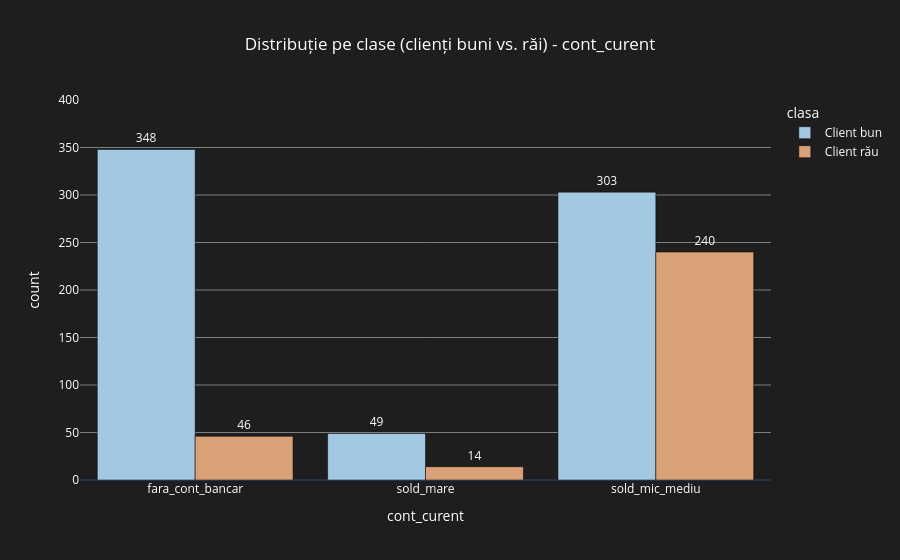
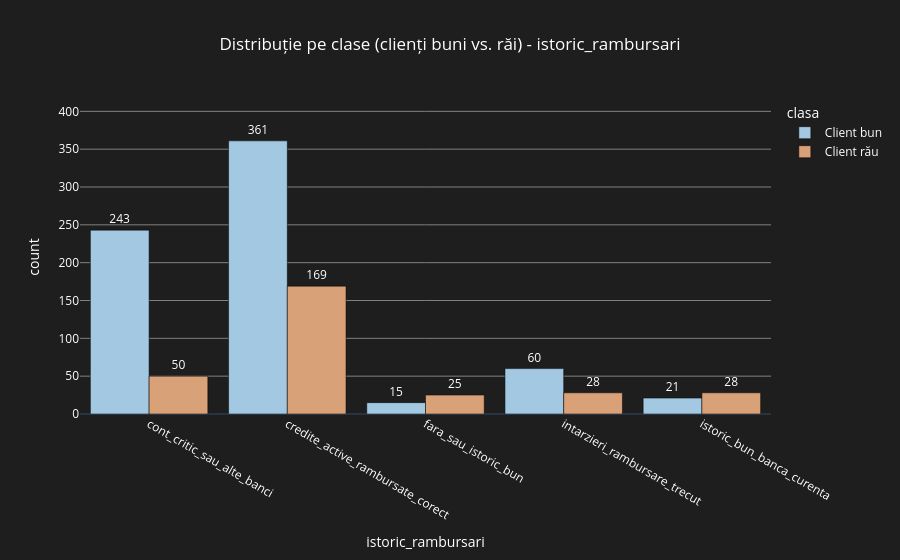
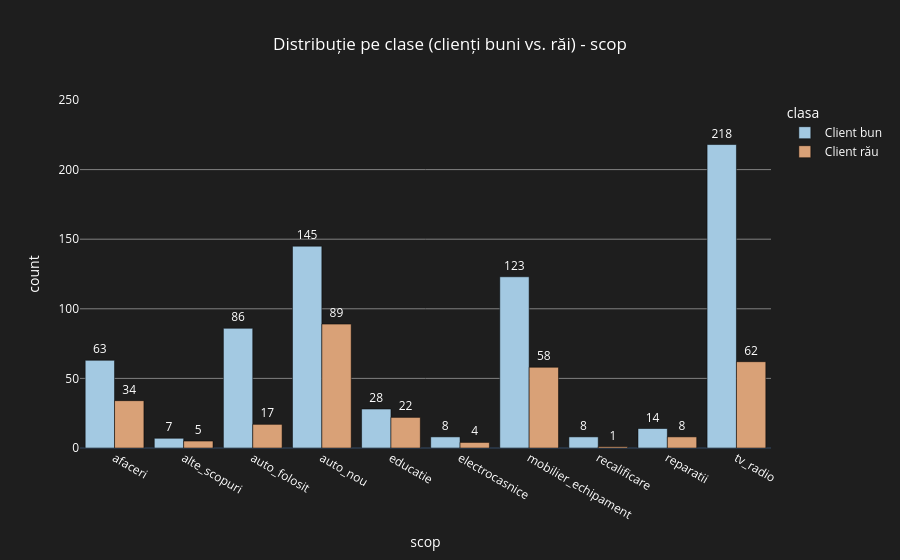
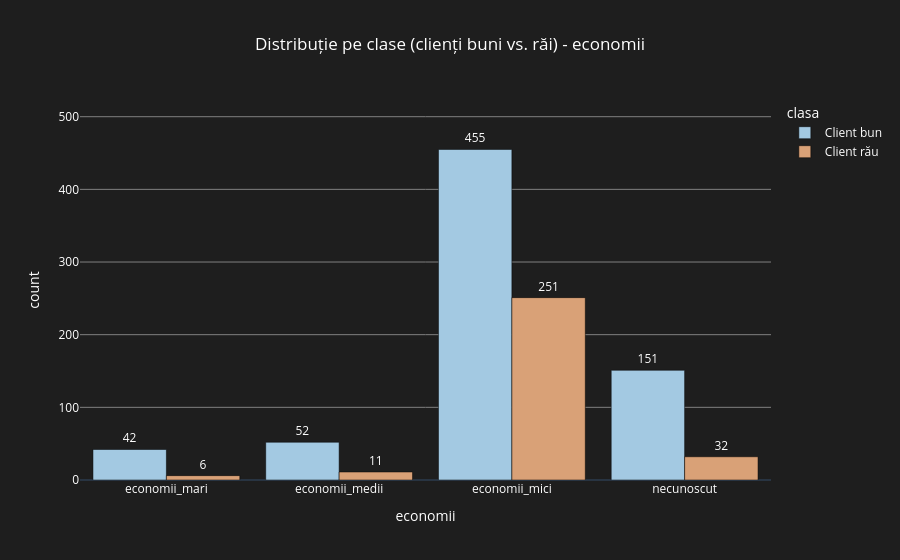

These figures' notebook cell, in order:
### Code cell
import plotly.express as px

for col in categ_cols:
    cross = df_nou.groupby([col, 'clasa']).size().reset_index(name='count')
    cross['clasa'] = cross['clasa'].map({0: 'Client bun', 1: 'Client rău'})

    # Calculăm maximul pentru axa Y
    y_max = cross['count'].max()
    y_buffer = int(y_max * 1.15)  # +15% spațiu vizual

    fig = px.bar(
        cross,
        x=col,
        y='count',
        color='clasa',
        barmode='group',
        text='count',
        color_discrete_map={
            'Client bun': '#a3c9e2',
            'Client rău': '#d9a177'
        },
        title=f'Distribuție pe clase (clienți buni vs. răi) - {col}'
    )

    fig.update_layout(
        plot_bgcolor='#1e1e1e',
        paper_bgcolor='#1e1e1e',
        font=dict(color='white'),
        legend=dict(bgcolor='#1e1e1e'),
        title_x=0.5,
        bargap=0.15
    )

    fig.update_traces(
        textposition='outside',
        marker_line_color='black',
        marker_line_width=0.5
    )

    # Actualizăm axa Y cu spațiu suplimentar
    fig.update_yaxes(range=[0, y_buffer], gridcolor='gray')

    fig.show()

### Figure 1 — Plotly figure (JSON) as saved in the notebook; plotly's stock layout.template omitted (floating-point values rounded to 4 significant figures)
{"data": [{"alignmentgroup": "True", "hovertemplate": "clasa=Client bun<br>cont_curent=%{x}<br>count=%{text}<extra></extra>", "legendgroup": "Client bun", "marker": {"color": "#a3c9e2", "pattern": {"shape": ""}, "line": {"color": "black", "width": 0.5}}, "name": "Client bun", "offsetgroup": "Client bun", "orientation": "v", "showlegend": true, "text": [348.0, 49.0, 303.0], "textposition": "outside", "x": ["fara_cont_bancar", "sold_mare", "sold_mic_mediu"], "xaxis": "x", "y": [348, 49, 303], "yaxis": "y", "type": "bar"}, {"alignmentgroup": "True", "hovertemplate": "clasa=Client rău<br>cont_curent=%{x}<br>count=%{text}<extra></extra>", "legendgroup": "Client rău", "marker": {"color": "#d9a177", "pattern": {"shape": ""}, "line": {"color": "black", "width": 0.5}}, "name": "Client rău", "offsetgroup": "Client rău", "orientation": "v", "showlegend": true, "text": [46.0, 14.0, 240.0], "textposition": "outside", "x": ["fara_cont_bancar", "sold_mare", "sold_mic_mediu"], "xaxis": "x", "y": [46, 14, 240], "yaxis": "y", "type": "bar"}], "layout": {"xaxis": {"anchor": "y", "domain": [0.0, 1.0], "title": {"text": "cont_curent"}}, "yaxis": {"anchor": "x", "domain": [0.0, 1.0], "title": {"text": "count"}, "range": [0, 400], "gridcolor": "gray"}, "legend": {"title": {"text": "clasa"}, "tracegroupgap": 0, "bgcolor": "#1e1e1e"}, "title": {"text": "Distribuție pe clase (clienți buni vs. răi) - cont_curent", "x": 0.5}, "barmode": "group", "font": {"color": "white"}, "plot_bgcolor": "#1e1e1e", "paper_bgcolor": "#1e1e1e", "bargap": 0.15}}

### Figure 2 — Plotly figure (JSON) as saved in the notebook; plotly's stock layout.template omitted (floating-point values rounded to 4 significant figures)
{"data": [{"alignmentgroup": "True", "hovertemplate": "clasa=Client bun<br>istoric_rambursari=%{x}<br>count=%{text}<extra></extra>", "legendgroup": "Client bun", "marker": {"color": "#a3c9e2", "pattern": {"shape": ""}, "line": {"color": "black", "width": 0.5}}, "name": "Client bun", "offsetgroup": "Client bun", "orientation": "v", "showlegend": true, "text": [243.0, 361.0, 15.0, 60.0, 21.0], "textposition": "outside", "x": ["cont_critic_sau_alte_banci", "credite_active_rambursate_corect", "fara_sau_istoric_bun", "intarzieri_rambursare_trecut", "istoric_bun_banca_curenta"], "xaxis": "x", "y": [243, 361, 15, 60, 21], "yaxis": "y", "type": "bar"}, {"alignmentgroup": "True", "hovertemplate": "clasa=Client rău<br>istoric_rambursari=%{x}<br>count=%{text}<extra></extra>", "legendgroup": "Client rău", "marker": {"color": "#d9a177", "pattern": {"shape": ""}, "line": {"color": "black", "width": 0.5}}, "name": "Client rău", "offsetgroup": "Client rău", "orientation": "v", "showlegend": true, "text": [50.0, 169.0, 25.0, 28.0, 28.0], "textposition": "outside", "x": ["cont_critic_sau_alte_banci", "credite_active_rambursate_corect", "fara_sau_istoric_bun", "intarzieri_rambursare_trecut", "istoric_bun_banca_curenta"], "xaxis": "x", "y": [50, 169, 25, 28, 28], "yaxis": "y", "type": "bar"}], "layout": {"xaxis": {"anchor": "y", "domain": [0.0, 1.0], "title": {"text": "istoric_rambursari"}}, "yaxis": {"anchor": "x", "domain": [0.0, 1.0], "title": {"text": "count"}, "range": [0, 415], "gridcolor": "gray"}, "legend": {"title": {"text": "clasa"}, "tracegroupgap": 0, "bgcolor": "#1e1e1e"}, "title": {"text": "Distribuție pe clase (clienți buni vs. răi) - istoric_rambursari", "x": 0.5}, "barmode": "group", "font": {"color": "white"}, "plot_bgcolor": "#1e1e1e", "paper_bgcolor": "#1e1e1e", "bargap": 0.15}}

### Figure 3 — Plotly figure (JSON) as saved in the notebook; plotly's stock layout.template omitted (floating-point values rounded to 4 significant figures)
{"data": [{"alignmentgroup": "True", "hovertemplate": "clasa=Client bun<br>scop=%{x}<br>count=%{text}<extra></extra>", "legendgroup": "Client bun", "marker": {"color": "#a3c9e2", "pattern": {"shape": ""}, "line": {"color": "black", "width": 0.5}}, "name": "Client bun", "offsetgroup": "Client bun", "orientation": "v", "showlegend": true, "text": [63.0, 7.0, 86.0, 145.0, 28.0, 8.0, 123.0, 8.0, 14.0, 218.0], "textposition": "outside", "x": ["afaceri", "alte_scopuri", "auto_folosit", "auto_nou", "educatie", "electrocasnice", "mobilier_echipament", "recalificare", "reparatii", "tv_radio"], "xaxis": "x", "y": [63, 7, 86, 145, 28, 8, 123, 8, 14, 218], "yaxis": "y", "type": "bar"}, {"alignmentgroup": "True", "hovertemplate": "clasa=Client rău<br>scop=%{x}<br>count=%{text}<extra></extra>", "legendgroup": "Client rău", "marker": {"color": "#d9a177", "pattern": {"shape": ""}, "line": {"color": "black", "width": 0.5}}, "name": "Client rău", "offsetgroup": "Client rău", "orientation": "v", "showlegend": true, "text": [34.0, 5.0, 17.0, 89.0, 22.0, 4.0, 58.0, 1.0, 8.0, 62.0], "textposition": "outside", "x": ["afaceri", "alte_scopuri", "auto_folosit", "auto_nou", "educatie", "electrocasnice", "mobilier_echipament", "recalificare", "reparatii", "tv_radio"], "xaxis": "x", "y": [34, 5, 17, 89, 22, 4, 58, 1, 8, 62], "yaxis": "y", "type": "bar"}], "layout": {"xaxis": {"anchor": "y", "domain": [0.0, 1.0], "title": {"text": "scop"}}, "yaxis": {"anchor": "x", "domain": [0.0, 1.0], "title": {"text": "count"}, "range": [0, 250], "gridcolor": "gray"}, "legend": {"title": {"text": "clasa"}, "tracegroupgap": 0, "bgcolor": "#1e1e1e"}, "title": {"text": "Distribuție pe clase (clienți buni vs. răi) - scop", "x": 0.5}, "barmode": "group", "font": {"color": "white"}, "plot_bgcolor": "#1e1e1e", "paper_bgcolor": "#1e1e1e", "bargap": 0.15}}

### Figure 4 — Plotly figure (JSON) as saved in the notebook; plotly's stock layout.template omitted (floating-point values rounded to 4 significant figures)
{"data": [{"alignmentgroup": "True", "hovertemplate": "clasa=Client bun<br>economii=%{x}<br>count=%{text}<extra></extra>", "legendgroup": "Client bun", "marker": {"color": "#a3c9e2", "pattern": {"shape": ""}, "line": {"color": "black", "width": 0.5}}, "name": "Client bun", "offsetgroup": "Client bun", "orientation": "v", "showlegend": true, "text": [42.0, 52.0, 455.0, 151.0], "textposition": "outside", "x": ["economii_mari", "economii_medii", "economii_mici", "necunoscut"], "xaxis": "x", "y": [42, 52, 455, 151], "yaxis": "y", "type": "bar"}, {"alignmentgroup": "True", "hovertemplate": "clasa=Client rău<br>economii=%{x}<br>count=%{text}<extra></extra>", "legendgroup": "Client rău", "marker": {"color": "#d9a177", "pattern": {"shape": ""}, "line": {"color": "black", "width": 0.5}}, "name": "Client rău", "offsetgroup": "Client rău", "orientation": "v", "showlegend": true, "text": [6.0, 11.0, 251.0, 32.0], "textposition": "outside", "x": ["economii_mari", "economii_medii", "economii_mici", "necunoscut"], "xaxis": "x", "y": [6, 11, 251, 32], "yaxis": "y", "type": "bar"}], "layout": {"xaxis": {"anchor": "y", "domain": [0.0, 1.0], "title": {"text": "economii"}}, "yaxis": {"anchor": "x", "domain": [0.0, 1.0], "title": {"text": "count"}, "range": [0, 523], "gridcolor": "gray"}, "legend": {"title": {"text": "clasa"}, "tracegroupgap": 0, "bgcolor": "#1e1e1e"}, "title": {"text": "Distribuție pe clase (clienți buni vs. răi) - economii", "x": 0.5}, "barmode": "group", "font": {"color": "white"}, "plot_bgcolor": "#1e1e1e", "paper_bgcolor": "#1e1e1e", "bargap": 0.15}}
